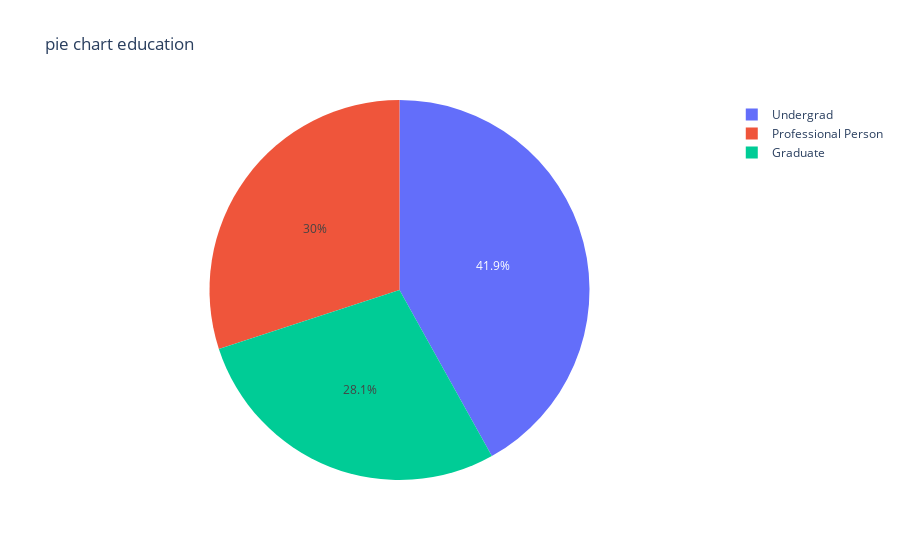

Notebook cell for this chart:
### Code cell
fig_1= ps.pie(data, values=education_dis, names=education_dis.index, title= 'pie chart education')
fig_1.show()

### Figure 1 — Plotly figure (JSON) as saved in the notebook; plotly's stock layout.template omitted (floating-point values rounded to 4 significant figures)
{"data": [{"domain": {"x": [0, 1], "y": [0, 1]}, "hovertemplate": "label=%{label}<br>value=%{value}<extra></extra>", "labels": ["Graduate", "Professional Person", "Undergrad"], "legendgroup": "", "name": "", "showlegend": true, "type": "pie", "values": [1403, 1501, 2096]}], "layout": {"legend": {"tracegroupgap": 0}, "title": {"text": "pie chart education"}}}
